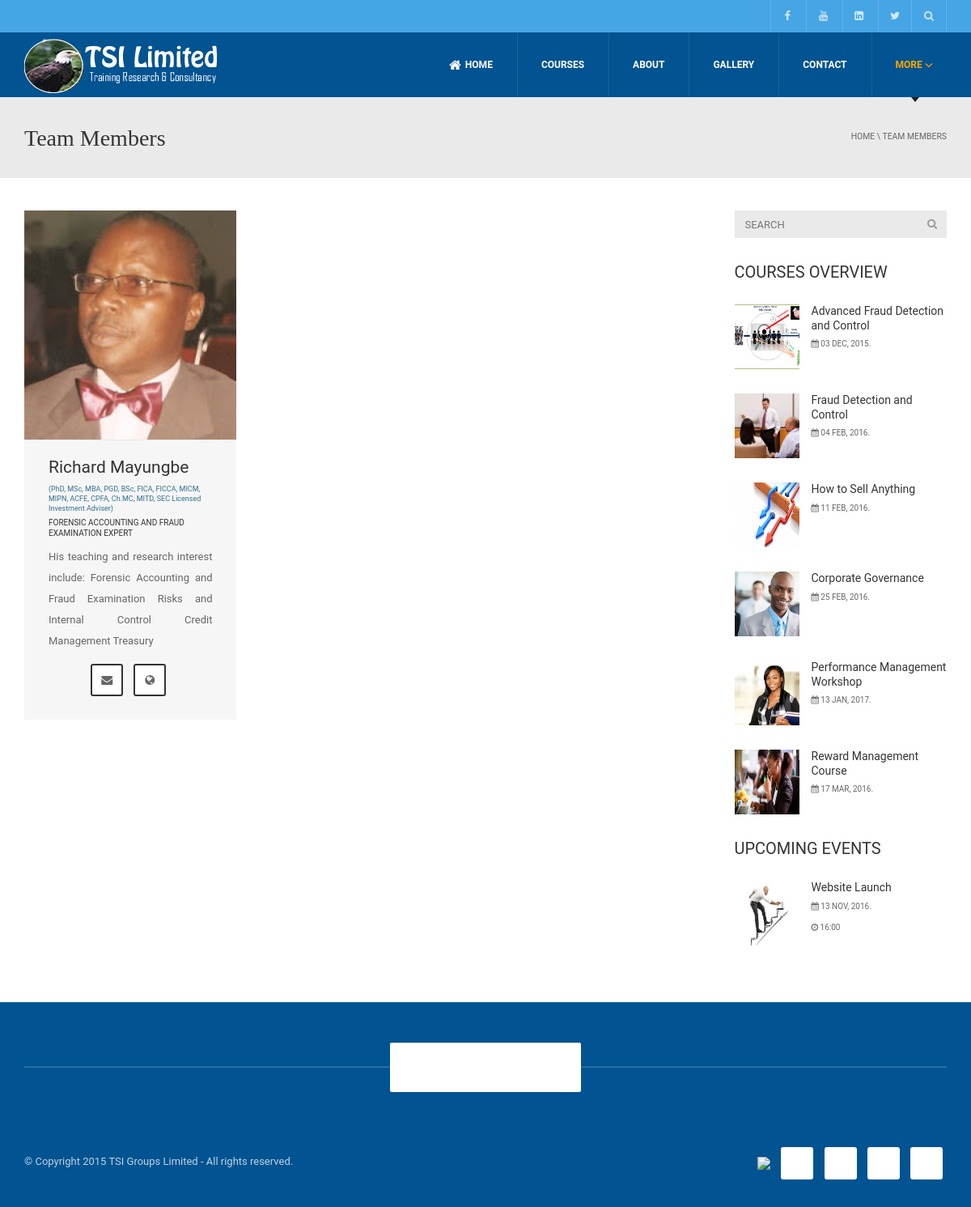
The page /members/ on the database its author committed.
### tables this page shows
CREATE TABLE IF NOT EXISTS `tutor` (
  `id` int(11) NOT NULL AUTO_INCREMENT,
  `name` varchar(500) NOT NULL,
  `qualification` text NOT NULL,
  `field` text NOT NULL,
  `bio` text NOT NULL,
  `email` varchar(300) NOT NULL,
  `website` varchar(500) NOT NULL,
  `picture` varchar(300) NOT NULL,
  `visible` tinyint(4) NOT NULL,
  PRIMARY KEY (`id`),
  UNIQUE KEY `email` (`email`)
);

CREATE TABLE IF NOT EXISTS `course` (
  `id` int(11) NOT NULL AUTO_INCREMENT,
  `name` varchar(600) NOT NULL,
  `short_name` varchar(200) NOT NULL,
  `category` varchar(500) NOT NULL,
  `start_date` date NOT NULL,
  `end_date` date NOT NULL,
  `code` varchar(100) NOT NULL,
  `description` text NOT NULL,
  `media` varchar(600) NOT NULL,
  `amount` varchar(200) NOT NULL,
  `status` tinyint(4) NOT NULL,
  `date_registered` date NOT NULL,
  `image` varchar(300) NOT NULL,
  `featured` tinyint(4) NOT NULL,
  `currency` varchar(100) NOT NULL DEFAULT 'NGN',
  PRIMARY KEY (`id`),
  UNIQUE KEY `name` (`name`,`category`)
);

CREATE TABLE IF NOT EXISTS `event` (
  `id` int(11) NOT NULL AUTO_INCREMENT,
  `name` varchar(300) NOT NULL,
  `description` text NOT NULL,
  `location` varchar(300) NOT NULL,
  `image` varchar(300) NOT NULL,
  `date_time` varchar(300) NOT NULL,
  `status` tinyint(4) NOT NULL,
  `date_added` datetime NOT NULL,
  PRIMARY KEY (`id`)
);

### members.php (the view, shortened to what the rows shown need)
<?php
require('classes/WebPage.php');
$dbObj = new Database();
$memberObj = new Tutor($dbObj);
require('includes/page-properties.php');
?>
<!DOCTYPE html>
<html lang="en-US">
<head>
    <link rel='stylesheet' id='rs-plugin-settings-css'  href='plugins/revslider/public/assets/css/settings5bca.css?ver=5.0.4.1' type='text/css' media='all' />
    <link rel='stylesheet' id='wp-pagenavi-css'  href='<?php echo SITE_URL; ?>plugins/wp-pagenavi/pagenavi-css44fd.css?ver=2.70' type='text/css' media='all' />
    <link rel='stylesheet' id='bootstrap-css'  href='<?php echo SITE_URL; ?>css/university/css/bootstrap.min5b31.css?ver=4.3.1' type='text/css' media='all' />
    <link rel='stylesheet' id='font-awesome-css'  href='<?php echo SITE_URL; ?>plugins/js_composer/assets/lib/bower/font-awesome/css/font-awesome.min83b6.css?ver=4.6.2' type='text/css' media='screen' />
    <link rel='stylesheet' id='owl-carousel-css'  href='<?php echo SITE_URL; ?>css/university/js/owl-carousel/owl.carousel5b31.css?ver=4.3.1' type='text/css' media='all' />
    <link rel='stylesheet' id='owl-carousel-theme-css'  href='<?php echo SITE_URL; ?>css/university/js/owl-carousel/owl.theme5b31.css?ver=4.3.1' type='text/css' media='all' />
    <link rel='stylesheet' id='style-css'  href='<?php echo SITE_URL; ?>css/university/style5b31.css?ver=4.3.1' type='text/css' media='all' />
    <link rel='stylesheet' id='et-builder-modules-style-css'  href='<?php echo SITE_URL; ?>plugins/divi-builder/framework/styles/frontend-builder-plugin-style5152.css?ver=1.0' type='text/css' media='all' />
    <link rel='stylesheet' id='magnific-popup-css'  href='<?php echo SITE_URL; ?>plugins/divi-builder/framework/styles/magnific_popup5152.css?ver=1.0' type='text/css' media='all' />
    <link href="<?php echo SITE_URL; ?>css/additional-style.css" rel="stylesheet" type="text/css"/>
</head>
<body class="page page-id-15 page-template-default full-width custom-background-empty single-author wpb-js-composer js-comp-ver-4.6.2 vc_responsive et_divi_builder">
    <div id="body-wrap">
        <div id="wrap">
            <div class="page-heading">
                <div class="container">
                    <div class="row">
                        <div class="col-md-8 col-sm-8">
                            <h1><?php echo stripslashes(strip_tags(WebPage::getSingleByName($dbObj, 'title', CURRENT_PAGE))); ?></h1>
                        </div>
                    </div>
                </div>
            </div>
            <div id="body" >
                <div class="container">
                    <div class="content-pad-3x">
                        <div class="row">
                            <div id="content" class="col-md-9">
                                <div class="member-listing">
                                    <div class="content-pad">
                                        <div class="row">
                                            <?php
                                            foreach ($memberObj->fetchRaw("*", " visible = 1 ", " RAND() ") as $member) {
                                                $memberData = array('id' => 'id', 'name' => 'name', 'picture' => 'picture', 'bio' => 'bio', 'website' => 'website', 'qualification' => 'qualification', 'field' => 'field', 'email' => 'email');
                                                foreach ($memberData as $key => $value){
                                                    switch ($key) {
                                                        case 'picture': $memberObj->$key = MEDIA_FILES_PATH1.'tutor/'.$member[$value];break;
                                                        default     :   $memberObj->$key = $member[$value]; break;
                                                    }
                                                }
                                            ?>
                                            <div class="member-item col-md-4">
                                                <div class="member-item-inner">
                                                    <div class="item-thumbnail">
                                                        <a href="<?php echo SITE_URL.'member/'.$memberObj->id.'/'.StringManipulator::slugify($memberObj->name); ?>/" title="<?php echo $memberObj->name; ?>">
                                                            <img width="360" height="360" src="<?php echo $memberObj->picture; ?>" class="attachment-thumb_526x526 wp-post-image" alt="<?php echo $memberObj->name; ?>" />            </a>
                                                    </div>
                                                    <div class="item-content">
                                                        <h3 class="item-title"><a href="<?php echo SITE_URL.'member/'.$memberObj->id.'/'.StringManipulator::slugify($memberObj->name); ?>/" title="title" class="main-color-1-hover"><?php echo $memberObj->name; ?></a></h3>
                                                        <div class="text-info" style="display:block;line-height:1.3;font-size:9px;text-transform:none; margin-bottom:6px">(<?php echo $memberObj->qualification; ?>)</div>
                                                        <h4 class="small-text text-success"><?php echo $memberObj->field; ?></h4>
                                                        <p style="text-align:justify"><?php echo StringManipulator::trimStringToFullWord(160, trim(stripcslashes(strip_tags($memberObj->bio)))); ?></p>
                                                        <ul class="list-inline social-light text-center">
                                                            <li><a class="btn btn-default social-icon" href="mailto:<?php echo $memberObj->email; ?>"><i class="fa fa-envelope"></i></a></li>
                                                            <li><a class="btn btn-default social-icon" href="<?php echo $memberObj->website; ?>"><i class="fa fa-globe"></i></a></li>
                                                        </ul>
                                                    </div>
                                                </div>
                                            </div>
                                            <?php } ?>
                                        </div>
                                    </div>
                                </div>
                            </div>
                            <?php include('includes/sidebar.php'); ?>
                        </div>
                    </div>
                </div>
            </div>
        </div>
    </div>
</body>
</html>

### includes/sidebar.php (shortened to what the rows shown need)
<div id="sidebar" class="col-md-3 normal-sidebar">
    <div class="row">
        <div id="advanced-latest-event-3" class=" col-md-12  widget event_listing_widget">
            <div class=" widget-inner">
                <div class="uni-lastest">
                    <h2 class="widget-title maincolor2">Courses Overview</h2>
                    <?php
                    $sideCourseObj = new Course($dbObj);
                    foreach ($sideCourseObj->fetchRaw("*", " status =1 ", " RAND() LIMIT 6 ") as $sideCourse) {
                        $courseData = array('id' => 'id', 'name' => 'name', 'code' => 'code', 'image' => 'image', 'media' => 'media', 'amount' => 'amount', 'shortName' => 'short_name', 'category' => 'category', 'startDate' => 'start_date', 'endDate' => 'end_date', 'description' => 'description', 'status' => 'status');
                        foreach ($courseData as $key => $value){
                            switch ($key) {
                                case 'image': $sideCourseObj->$key = MEDIA_FILES_PATH1.'course-image/'.$sideCourse[$value];break;
                                case 'media': $sideCourseObj->$key = MEDIA_FILES_PATH1.'course/'.$sideCourse[$value];break;
                                case 'startDate': $dateParam = explode('-', $sideCourse[$value]);
                                                  $dateObj   = DateTime::createFromFormat('!m', $dateParam[1]);
                                                  $sideCourseObj->$key = '<i class="fa fa-calendar"></i> '.$dateParam[2].' '.substr($dateObj->format('F'), 0, 3).', '.$dateParam[0].'.';;
                                                  break;
                                case 'endDate': $dateParam = explode('-', $sideCourse[$value]);
                                                  $dateObj   = DateTime::createFromFormat('!m', $dateParam[1]);
                                                  $sideCourseObj->$key = $dateParam[2].' '.$dateObj->format('F').', '.$dateParam[0].'.';;
                                                  break;
                                default     :   $sideCourseObj->$key = $sideCourse[$value]; break;
                            }
                        }
                    ?>
                    <div class="item">
                        <div class="thumb item-thumbnail">
                            <a href="<?php echo SITE_URL; ?>course/<?php echo $sideCourseObj->id."/".StringManipulator::slugify($sideCourseObj->name); ?>/" title="<?php echo $sideCourseObj->name; ?>">
                                <div class="item-thumbnail">
                                    <img width="80" height="80" style="width:80px;height:80px" src="<?php echo $sideCourseObj->image; ?>" class="attachment-thumb_80x80 wp-post-image" alt="<?php echo $sideCourseObj->name; ?>" />
                                </div>
                            </a>
                        </div>
                        <div class="u-details item-content">
                            <h5><a href="<?php echo SITE_URL; ?>course/<?php echo $sideCourseObj->id."/".StringManipulator::slugify($sideCourseObj->name); ?>/" title="<?php echo $sideCourseObj->name; ?>" class="main-color-1-hover"><?php echo $sideCourseObj->name; ?></a></h5><span><?php echo $sideCourseObj->startDate; ?></span>
                        </div>
                        <div class="clearfix"></div>
                    </div>
                    <?php } ?>
                </div>
            </div>
        </div>
        <div id="advanced-recent-posts-2" class=" col-md-12  widget advanced_recent_posts_widget">
            <div class=" widget-inner">
                <div class="uni-lastest">
                    <h2 class="widget-title maincolor2">Upcoming Events</h2>
                    <?php
                    $sideEventObj = new Event($dbObj);
                    foreach ($sideEventObj->fetchRaw("*", " NOW() <= date_time AND status = 1 ", " RAND() LIMIT 4 ") as $sideEvent) {
                        $dateTimeObj = explode(' ', $sideEvent['date_time']);
                        $dateParam = explode('/', $dateTimeObj[0]);
                        $dateObj   = DateTime::createFromFormat('!m', $dateParam[1]);
                        $sideEvent['date_time'] = '<i class="fa fa-calendar"></i> '.$dateParam[2].' '.substr($dateObj->format('F'), 0, 3).', '.$dateParam[0].'. <br/><i class="fa fa-clock-o"></i> '.$dateTimeObj[1];
                    ?>
                    <div class="item">
                        <div class="thumb item-thumbnail">
                            <a href="<?php echo SITE_URL; ?>event/<?php echo $sideEvent['id'].'/'.StringManipulator::slugify($sideEvent['name']); ?>/" title="<?php echo $sideEvent['name']; ?>">
                                    <div class="item-thumbnail">
                                        <img width="80" height="80" style="width:80px;height:80px" src="<?php echo MEDIA_FILES_PATH1; ?>event/<?php echo $sideEvent['image']; ?>" class="attachment-thumb_80x80 wp-post-image" alt="<?php echo $sideEvent['name']; ?>" />
                                    </div>
                            </a>
                        </div>
                        <div class="u-details item-content">
                            <h5><a href="<?php echo SITE_URL; ?>event/<?php echo $sideEvent['id'].'/'.StringManipulator::slugify($sideEvent['name']); ?>/" title="<?php echo $sideEvent['name']; ?>" class="main-color-1-hover"><?php echo $sideEvent['name']; ?></a></h5>
                            <span><?php echo $sideEvent['date_time']; ?></span>
                        </div>
                        <div class="clearfix"></div>
                    </div>
                    <?php } ?>
                </div>
            </div>
        </div>
    </div>
</div>

### rows shown on the page
tutor: name "Richard Mayungbe", qualification "PhD, MSc, MBA, PGD, BSc, FICA, FICCA, MICM, MIPN, ACFE, CPFA, Ch.MC, MITD, SEC Licensed Investment Adviser", field "FORENSIC ACCOUNTING AND FRAUD EXAMINATION EXPERT", bio "His teaching and research interest include: Forensic Accounting and Fraud Examination Risks and Internal Control Credit Management Treasury"
course: shows a picture, name "Advanced Fraud Detection and Control", start_date "03", start_date "DEC", start_date "2015"
course: shows a picture, name "Fraud Detection and Control", start_date "04", start_date "FEB", start_date "2016"
course: shows a picture, name "How to Sell Anything", start_date "11", start_date "FEB", start_date "2016"
course: shows a picture, name "Corporate Governance", start_date "25", start_date "FEB", start_date "2016"
course: shows a picture, name "Performance Management Workshop", start_date "13", start_date "JAN", start_date "2017"
course: shows a picture, name "Reward Management Course", start_date "17", start_date "MAR", start_date "2016"
event: image (picture), name "Website Launch", date_time "13", date_time "NOV", date_time "2016", date_time "16:00"

### other values the page prints
strip_tags(WebPage::getSingleByName($dbObj, 'title', CURRENT_PAGE)) "Team Members"
strip_tags(WebPage::getSingleByName($dbObj, 'title', CURRENT_PAGE)) "TEAM MEMBERS"
WEBSITE_AUTHOR "TSI Groups Limited"
